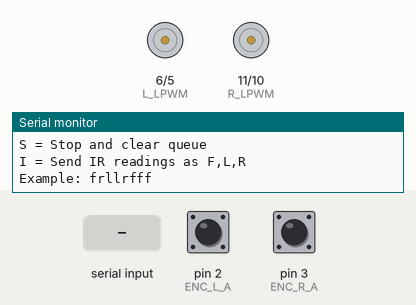
This sketch was run on a simulated Arduino Uno, built with avr-gcc and run on an emulated ATmega328P. On the bench: motor-driver pin pairs drawn as motors (green arrow = first pin HIGH = forward, orange = second pin HIGH = backward, longer = more drive), the last lines printed to the serial monitor. The inputs (shaded band) are chosen by the test bench; at power-on: pin 2 (ENC_L_A) HIGH, pin 3 (ENC_R_A) HIGH.

Above: at 1.2 s.
1.3 s: "F" received over Serial
At 1.6 s:
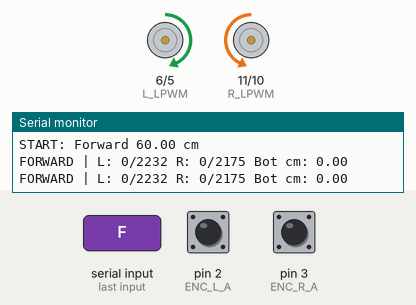
2.8 s: "S" received over Serial
At 3.8 s:
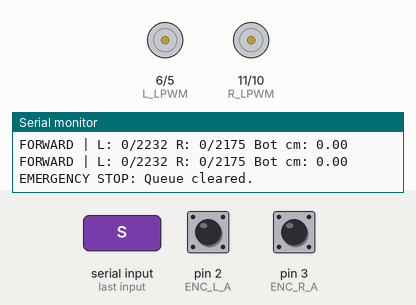
4.3 s: "R" received over Serial
At 5.0 s:
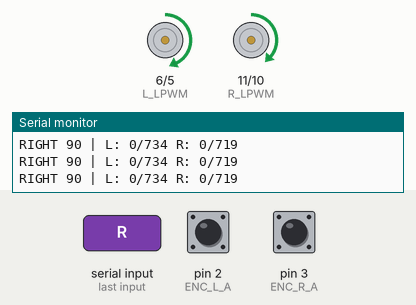
Timing chart, 0 to 7.3 s (numbered marks = the images above; inputs shaded):
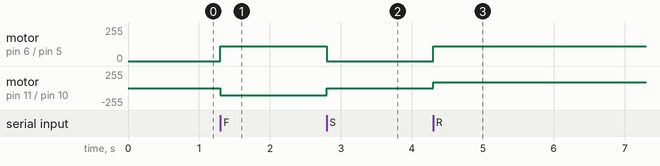

The sketch:

MasterMotorControl_IR.ino
```cpp
// ======================================================
// MASTER MOTOR CONTROL CODE + IR REQUEST SUPPORT
// F/f -> Forward by FORWARD_DISTANCE_CM
// R/r -> Right 90 degree
// L/l -> Left 90 degree
// S/s -> Emergency stop + clear queue
// I/i -> Send IR readings as F,L,R where 0=obstacle, 1=free
// Supports combined commands: frllrfff
// ======================================================

// ---------- MOTOR DRIVER PINS ----------
const int L_RPWM = 5;
const int L_LPWM = 6;
const int R_RPWM = 10;
const int R_LPWM = 11;

// ---------- ENCODER PINS ----------
const int ENC_L_A = 2;
const int ENC_L_B = 4;
const int ENC_R_A = 3;
const int ENC_R_B = 7;

// ---------- IR SENSOR PINS ----------
const int IR_FRONT_PIN = 9;
const int IR_LEFT_PIN = 8;
const int IR_RIGHT_PIN = 12;
const bool IR_USE_ANALOG = false;
const bool IR_OBSTACLE_IS_LOW = true;
const int IR_OBSTACLE_THRESHOLD = 500;

// ---------- USER DISTANCE SETTING ----------
const float FORWARD_DISTANCE_CM = 60.0;   // CHANGE ONLY THIS VALUE

// ---------- CALIBRATION COUNTS ----------
const long LEFT_TARGET_60CM  = 2232;
const long RIGHT_TARGET_60CM = 2175;

const long LEFT_TARGET_CM  = (LEFT_TARGET_60CM * FORWARD_DISTANCE_CM) / 60.0;
const long RIGHT_TARGET_CM = (RIGHT_TARGET_60CM * FORWARD_DISTANCE_CM) / 60.0;

// ---------- 90 DEGREE TURN COUNTS ----------
const long LEFT_TURN_90  = 734;
const long RIGHT_TURN_90 = 719;

// ---------- SPEED SETTINGS ----------
const int PWM_FAST = 110;
const int PWM_MED  = 80;
const int PWM_SLOW = 55;
const int TURN_PWM = 85;

// ---------- STRAIGHT CORRECTION ----------
const float KP = 6.0;

// ---------- PRINT ----------
unsigned long lastPrint = 0;

// ---------- ENCODER COUNTS ----------
volatile long leftCount = 0;
volatile long rightCount = 0;

// ---------- COMMAND QUEUE ----------
#define QUEUE_SIZE 50
char commandQueue[QUEUE_SIZE];
int queueHead = 0;
int queueTail = 0;

// ---------- ROBOT STATE ----------
enum RobotState {
  IDLE,
  MOVING_FORWARD,
  TURNING_RIGHT_90,
  TURNING_LEFT_90
};

RobotState state = IDLE;

// ======================================================
// ENCODER ISR
// ======================================================
void leftEncoderISR() {
  bool A = digitalRead(ENC_L_A);
  bool B = digitalRead(ENC_L_B);

  if (A == B) leftCount++;
  else        leftCount--;
}

void rightEncoderISR() {
  bool A = digitalRead(ENC_R_A);
  bool B = digitalRead(ENC_R_B);

  if (A == B) rightCount--;
  else        rightCount++;
}

// ======================================================
// MOTOR FUNCTIONS
// ======================================================
void stopLeftMotor() {
  analogWrite(L_RPWM, 0);
  analogWrite(L_LPWM, 0);
}

void stopRightMotor() {
  analogWrite(R_RPWM, 0);
  analogWrite(R_LPWM, 0);
}

void stopAll() {
  stopLeftMotor();
  stopRightMotor();
}

void runLeftForward(int pwm) {
  analogWrite(L_RPWM, 0);
  analogWrite(L_LPWM, pwm);
}

void runRightForward(int pwm) {
  analogWrite(R_RPWM, pwm);
  analogWrite(R_LPWM, 0);
}

void runLeftBackward(int pwm) {
  analogWrite(L_RPWM, pwm);
  analogWrite(L_LPWM, 0);
}

void runRightBackward(int pwm) {
  analogWrite(R_RPWM, 0);
  analogWrite(R_LPWM, pwm);
}

// ======================================================
// IR FUNCTIONS
// ======================================================
int readIrSensor(int pin) {
  bool obstacle;

  if (IR_USE_ANALOG) {
    int raw = analogRead(pin);
    obstacle = IR_OBSTACLE_IS_LOW ? raw < IR_OBSTACLE_THRESHOLD : raw > IR_OBSTACLE_THRESHOLD;
  }
  else {
    int raw = digitalRead(pin);
    obstacle = IR_OBSTACLE_IS_LOW ? raw == LOW : raw == HIGH;
  }

  return obstacle ? 0 : 1;
}

void sendIrReadings() {
  int front = readIrSensor(IR_FRONT_PIN);
  int left = readIrSensor(IR_LEFT_PIN);
  int right = readIrSensor(IR_RIGHT_PIN);

  Serial.print(front);
  Serial.print(",");
  Serial.print(left);
  Serial.print(",");
  Serial.println(right);
}

// ======================================================
// QUEUE FUNCTIONS
// ======================================================
void clearQueue() {
  queueHead = 0;
  queueTail = 0;
}

bool queueIsEmpty() {
  return queueHead == queueTail;
}

bool queueIsFull() {
  return ((queueTail + 1) % QUEUE_SIZE) == queueHead;
}

void enqueueCommand(char cmd) {
  if (queueIsFull()) {
    Serial.println("QUEUE FULL! Command lost.");
    return;
  }

  commandQueue[queueTail] = cmd;
  queueTail = (queueTail + 1) % QUEUE_SIZE;

  Serial.print("Queued: ");
  Serial.println(cmd);
}

char dequeueCommand() {
  if (queueIsEmpty()) return '\0';

  char cmd = commandQueue[queueHead];
  queueHead = (queueHead + 1) % QUEUE_SIZE;
  return cmd;
}

// ======================================================
// HELPER FUNCTIONS
// ======================================================
void resetCounts() {
  noInterrupts();
  leftCount = 0;
  rightCount = 0;
  interrupts();
}

void getAbsCounts(long &absL, long &absR) {
  noInterrupts();
  absL = abs(leftCount);
  absR = abs(rightCount);
  interrupts();
}

float getLeftDistanceCm(long absL) {
  return (FORWARD_DISTANCE_CM * absL) / LEFT_TARGET_CM;
}

float getRightDistanceCm(long absR) {
  return (FORWARD_DISTANCE_CM * absR) / RIGHT_TARGET_CM;
}

float getBotDistanceCm(long absL, long absR) {
  return (getLeftDistanceCm(absL) + getRightDistanceCm(absR)) / 2.0;
}

int getBasePWM(float avgProgress) {
  if (avgProgress < 0.80) return PWM_FAST;
  if (avgProgress < 0.95) return PWM_MED;
  return PWM_SLOW;
}

// ======================================================
// SERIAL COMMAND READING
// ======================================================
void readSerialCommands() {
  while (Serial.available() > 0) {
    char c = Serial.read();

    if (c >= 'a' && c <= 'z') {
      c = c - 32;
    }

    if (c == 'I') {
      if (state == IDLE) {
        sendIrReadings();
      }
      else {
        Serial.println("BUSY");
      }
    }
    else if (c == 'F' || c == 'R' || c == 'L') {
      enqueueCommand(c);
    }
    else if (c == 'S') {
      stopAll();
      clearQueue();
      resetCounts();
      state = IDLE;
      Serial.println("EMERGENCY STOP: Queue cleared.");
    }
  }
}

// ======================================================
// PRINT STATUS
// ======================================================
void printMoveStatus(const char* label, long absL, long absR) {
  Serial.print(label);

  Serial.print(" | L: ");
  Serial.print(absL);
  Serial.print("/");
  Serial.print(LEFT_TARGET_CM);

  Serial.print(" R: ");
  Serial.print(absR);
  Serial.print("/");
  Serial.print(RIGHT_TARGET_CM);

  Serial.print(" Bot cm: ");
  Serial.println(getBotDistanceCm(absL, absR), 2);
}

void printTurnStatus(const char* label, long absL, long absR) {
  Serial.print(label);

  Serial.print(" | L: ");
  Serial.print(absL);
  Serial.print("/");
  Serial.print(LEFT_TURN_90);

  Serial.print(" R: ");
  Serial.print(absR);
  Serial.print("/");
  Serial.println(RIGHT_TURN_90);
}

// ======================================================
// START ACTIONS
// ======================================================
void startForward() {
  resetCounts();
  state = MOVING_FORWARD;

  Serial.print("START: Forward ");
  Serial.print(FORWARD_DISTANCE_CM);
  Serial.println(" cm");
}

void startRight90() {
  resetCounts();
  state = TURNING_RIGHT_90;
  Serial.println("START: Right 90 degree");
}

void startLeft90() {
  resetCounts();
  state = TURNING_LEFT_90;
  Serial.println("START: Left 90 degree");
}

// ======================================================
// ACTION FUNCTIONS
// ======================================================
bool doMoveForward() {
  long absL, absR;
  getAbsCounts(absL, absR);

  float leftDist = getLeftDistanceCm(absL);
  float rightDist = getRightDistanceCm(absR);

  float leftProgress = (float)absL / LEFT_TARGET_CM;
  float rightProgress = (float)absR / RIGHT_TARGET_CM;
  float avgProgress = (leftProgress + rightProgress) / 2.0;

  int basePWM = getBasePWM(avgProgress);

  float distError = leftDist - rightDist;
  int correction = (int)(KP * distError);

  int leftPWM  = constrain(basePWM - correction, 0, 255);
  int rightPWM = constrain(basePWM + correction, 0, 255);

  if (absL < LEFT_TARGET_CM) runLeftForward(leftPWM);
  else stopLeftMotor();

  if (absR < RIGHT_TARGET_CM) runRightForward(rightPWM);
  else stopRightMotor();

  if (millis() - lastPrint >= 150) {
    lastPrint = millis();
    printMoveStatus("FORWARD", absL, absR);
  }

  if (absL >= LEFT_TARGET_CM && absR >= RIGHT_TARGET_CM) {
    stopAll();

    Serial.print("DONE: Forward ");
    Serial.print(FORWARD_DISTANCE_CM);
    Serial.println(" cm");

    return true;
  }

  return false;
}

bool doRightTurn90() {
  long absL, absR;
  getAbsCounts(absL, absR);

  if (absL < LEFT_TURN_90) runLeftForward(TURN_PWM);
  else stopLeftMotor();

  if (absR < RIGHT_TURN_90) runRightBackward(TURN_PWM);
  else stopRightMotor();

  if (millis() - lastPrint >= 150) {
    lastPrint = millis();
    printTurnStatus("RIGHT 90", absL, absR);
  }

  if (absL >= LEFT_TURN_90 && absR >= RIGHT_TURN_90) {
    stopAll();
    Serial.println("DONE: Right 90 degree");
    return true;
  }

  return false;
}

bool doLeftTurn90() {
  long absL, absR;
  getAbsCounts(absL, absR);

  if (absL < LEFT_TURN_90) runLeftBackward(TURN_PWM);
  else stopLeftMotor();

  if (absR < RIGHT_TURN_90) runRightForward(TURN_PWM);
  else stopRightMotor();

  if (millis() - lastPrint >= 150) {
    lastPrint = millis();
    printTurnStatus("LEFT 90", absL, absR);
  }

  if (absL >= LEFT_TURN_90 && absR >= RIGHT_TURN_90) {
    stopAll();
    Serial.println("DONE: Left 90 degree");
    return true;
  }

  return false;
}

// ======================================================
// SETUP
// ======================================================
void setup() {
  Serial.begin(115200);

  pinMode(L_RPWM, OUTPUT);
  pinMode(L_LPWM, OUTPUT);
  pinMode(R_RPWM, OUTPUT);
  pinMode(R_LPWM, OUTPUT);

  pinMode(ENC_L_A, INPUT_PULLUP);
  pinMode(ENC_L_B, INPUT_PULLUP);
  pinMode(ENC_R_A, INPUT_PULLUP);
  pinMode(ENC_R_B, INPUT_PULLUP);

  if (IR_USE_ANALOG) {
    pinMode(IR_FRONT_PIN, INPUT);
    pinMode(IR_LEFT_PIN, INPUT);
    pinMode(IR_RIGHT_PIN, INPUT);
  }
  else {
    pinMode(IR_FRONT_PIN, INPUT_PULLUP);
    pinMode(IR_LEFT_PIN, INPUT_PULLUP);
    pinMode(IR_RIGHT_PIN, INPUT_PULLUP);
  }

  attachInterrupt(digitalPinToInterrupt(ENC_L_A), leftEncoderISR, CHANGE);
  attachInterrupt(digitalPinToInterrupt(ENC_R_A), rightEncoderISR, CHANGE);

  stopAll();
  resetCounts();
  clearQueue();

  state = IDLE;

  Serial.println("MASTER MOTOR CONTROL READY");

  Serial.print("Forward distance = ");
  Serial.print(FORWARD_DISTANCE_CM);
  Serial.println(" cm");

  Serial.println("Commands:");
  Serial.println("F = Forward");
  Serial.println("R = Right 90 degree");
  Serial.println("L = Left 90 degree");
  Serial.println("S = Stop and clear queue");
  Serial.println("I = Send IR readings as F,L,R");
  Serial.println("Example: frllrfff");
}

// ======================================================
// LOOP
// ======================================================
void loop() {
  readSerialCommands();

  if (state == IDLE && !queueIsEmpty()) {
    char cmd = dequeueCommand();

    Serial.print("Executing: ");
    Serial.println(cmd);

    if (cmd == 'F') {
      startForward();
    }
    else if (cmd == 'R') {
      startRight90();
    }
    else if (cmd == 'L') {
      startLeft90();
    }
  }

  if (state == MOVING_FORWARD) {
    if (doMoveForward()) {
      state = IDLE;
    }
  }
  else if (state == TURNING_RIGHT_90) {
    if (doRightTurn90()) {
      state = IDLE;
    }
  }
  else if (state == TURNING_LEFT_90) {
    if (doLeftTurn90()) {
      state = IDLE;
    }
  }
}
```

Measured:
- after the input at 1.3 s, motor on pin 6 (L_LPWM) / pin 5 (L_RPWM): stopped → forward 110/255 at once; motor on pin 11 (R_LPWM) / pin 10 (R_RPWM): stopped → backward 110/255 at once
- after the input at 2.8 s, motor on pin 6 (L_LPWM) / pin 5 (L_RPWM): forward 110/255 → stopped at once; motor on pin 11 (R_LPWM) / pin 10 (R_RPWM): backward 110/255 → stopped at once
- after the input at 4.3 s, motor on pin 6 (L_LPWM) / pin 5 (L_RPWM): stopped → forward 110/255 at once; motor on pin 11 (R_LPWM) / pin 10 (R_RPWM): stopped → forward 85/255 at once
